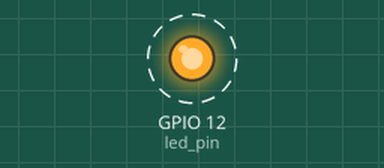
The program below on a simulated Raspberry Pi (BCM pin numbers). On the bench: output pins drawn as LEDs (lit = HIGH). Dashed ring = blinking.

Above: at 0.5 s.
Timing chart, 0 to 4.6 s (numbered marks = the images above):
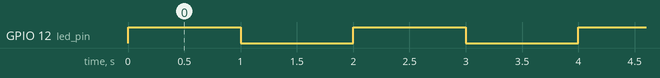

The program:

gpio-led_blinking.py
```python
try:
    import RPi.GPIO as GPIO
    import time
except RuntimeError:
    print('import fail')

led_pin = 12

def setup():
    GPIO.setmode(GPIO.BCM)
    GPIO.setup(led_pin, GPIO.OUT)
    GPIO.output(led_pin, 0)

def blinking():
    GPIO.output(led_pin, GPIO.HIGH)
    time.sleep(1.0)
    GPIO.output(led_pin, 0)
    time.sleep(1.0)

if __name__== '__main__':
    try:
        setup()
        while True:
            blinking()
    except KeyboardInterrupt:
        print('STOP!')
    finally:
        print('clean up')
        GPIO.cleanup()
```

Measured:
- by itself, GPIO 12 (led_pin): alternates HIGH for 1.0 s and LOW for 1.0 s
